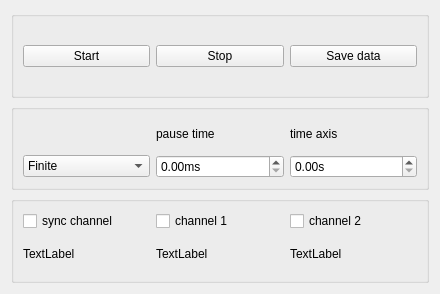
<?xml version="1.0" encoding="UTF-8"?>
<ui version="4.0">
 <class>Form</class>
 <widget class="QWidget" name="Form">
  <property name="geometry">
   <rect>
    <x>0</x>
    <y>0</y>
    <width>440</width>
    <height>294</height>
   </rect>
  </property>
  <property name="windowTitle">
   <string>Form</string>
  </property>
  <property name="styleSheet">
   <string notr="true"/>
  </property>
  <layout class="QGridLayout" name="gridLayout_4">
   <item row="0" column="0">
    <widget class="QGroupBox" name="groupBox_basic">
     <property name="title">
      <string/>
     </property>
     <layout class="QGridLayout" name="gridLayout">
      <item row="0" column="0">
       <widget class="QPushButton" name="pushButton_start">
        <property name="autoFillBackground">
         <bool>false</bool>
        </property>
        <property name="styleSheet">
         <string notr="true"/>
        </property>
        <property name="text">
         <string>Start</string>
        </property>
       </widget>
      </item>
      <item row="0" column="1">
       <widget class="QPushButton" name="pushButton_stop">
        <property name="text">
         <string>Stop</string>
        </property>
       </widget>
      </item>
      <item row="0" column="2">
       <widget class="QPushButton" name="pushButton_save">
        <property name="text">
         <string>Save data</string>
        </property>
       </widget>
      </item>
     </layout>
    </widget>
   </item>
   <item row="1" column="0">
    <widget class="QGroupBox" name="groupBox_userinput">
     <property name="title">
      <string/>
     </property>
     <layout class="QGridLayout" name="gridLayout_2">
      <item row="1" column="0">
       <widget class="QComboBox" name="comboBox_finite">
        <item>
         <property name="text">
          <string>Finite</string>
         </property>
        </item>
        <item>
         <property name="text">
          <string>Infinite</string>
         </property>
        </item>
       </widget>
      </item>
      <item row="0" column="1">
       <widget class="QLabel" name="label">
        <property name="text">
         <string>pause time</string>
        </property>
       </widget>
      </item>
      <item row="1" column="1">
       <widget class="QDoubleSpinBox" name="doubleSpinBox_pause">
        <property name="suffix">
         <string>ms</string>
        </property>
        <property name="maximum">
         <double>9999.000000000000000</double>
        </property>
       </widget>
      </item>
      <item row="0" column="2">
       <widget class="QLabel" name="label_2">
        <property name="text">
         <string>time axis</string>
        </property>
       </widget>
      </item>
      <item row="1" column="2">
       <widget class="QDoubleSpinBox" name="doubleSpinBox_timeaxis">
        <property name="suffix">
         <string>s</string>
        </property>
       </widget>
      </item>
     </layout>
    </widget>
   </item>
   <item row="2" column="0">
    <widget class="QGroupBox" name="groupBox_channels">
     <property name="title">
      <string/>
     </property>
     <layout class="QGridLayout" name="gridLayout_3">
      <item row="0" column="0">
       <widget class="QCheckBox" name="checkBox_sync">
        <property name="text">
         <string>sync channel</string>
        </property>
       </widget>
      </item>
      <item row="0" column="1">
       <widget class="QCheckBox" name="checkBox_chan1">
        <property name="text">
         <string>channel 1</string>
        </property>
       </widget>
      </item>
      <item row="0" column="2">
       <widget class="QCheckBox" name="checkBox_chan2">
        <property name="text">
         <string>channel 2</string>
        </property>
       </widget>
      </item>
      <item row="1" column="0">
       <widget class="QLabel" name="label_counts_sync">
        <property name="text">
         <string>TextLabel</string>
        </property>
       </widget>
      </item>
      <item row="1" column="1">
       <widget class="QLabel" name="label_counts1">
        <property name="text">
         <string>TextLabel</string>
        </property>
       </widget>
      </item>
      <item row="1" column="2">
       <widget class="QLabel" name="label_counts2">
        <property name="text">
         <string>TextLabel</string>
        </property>
       </widget>
      </item>
     </layout>
    </widget>
   </item>
  </layout>
 </widget>
 <resources/>
 <connections/>
</ui>
